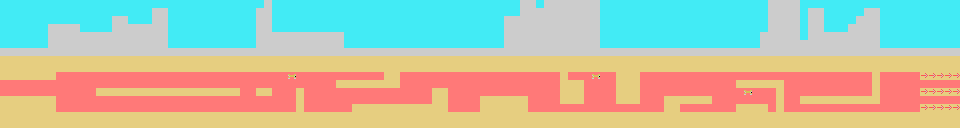

Below is a game level as drawn by its tile map, then a one-line description and the .tmx file that defines it, in full:
An orthogonal 120x16 tile map with 8x8 px tiles, 1 tile layer (Capa de patrones 1), 2 tilesets.

<map version="1.10" tiledversion="1.10.2" orientation="orthogonal" renderorder="right-down" compressionlevel="0" width="120" height="16" tilewidth="8" tileheight="8" infinite="0" nextlayerid="2" nextobjectid="1">
 <editorsettings>
  <export target="level1.csv" format="csv" />
 </editorsettings>
 <tileset firstgid="1" source="../scroll960c128/tileset.tsx" />
 <tileset firstgid="769" source="../../tileset.tsx" />
 <layer id="1" name="Capa de patrones 1" width="120" height="16">
  <data encoding="csv">
35,35,35,35,35,35,35,35,35,35,35,35,35,35,35,35,35,35,35,35,35,35,35,35,35,35,35,35,35,35,35,35,35,37,35,35,35,35,35,35,35,35,35,35,35,35,35,35,35,35,35,35,35,35,35,35,35,35,35,35,35,35,35,35,35,37,37,35,37,37,37,37,37,37,37,35,35,35,35,35,35,35,35,35,35,35,35,35,35,35,35,35,35,35,35,35,37,37,37,37,35,35,35,35,35,35,35,35,35,35,35,35,35,35,35,35,35,35,35,35,
35,35,35,35,35,35,35,35,35,35,35,35,35,35,35,35,35,35,35,37,37,35,35,35,35,35,35,35,35,35,35,35,37,37,35,35,35,35,35,35,35,35,35,35,35,35,35,35,35,35,35,35,35,35,35,35,35,35,35,35,35,35,35,35,35,37,37,37,37,37,37,37,37,37,37,35,35,35,35,35,35,35,35,35,35,35,35,35,35,35,35,35,35,35,35,35,37,37,37,37,35,37,37,35,35,35,35,35,37,37,35,35,35,35,35,35,35,35,35,35,
35,35,35,35,35,35,35,35,35,35,35,35,35,35,37,37,35,35,35,37,37,35,35,35,35,35,35,35,35,35,35,35,37,37,35,35,35,35,35,35,35,35,35,35,35,35,35,35,35,35,35,35,35,35,35,35,35,35,35,35,35,35,35,37,37,37,37,37,37,37,37,37,37,37,37,35,35,35,35,35,35,35,35,35,35,35,35,35,35,35,35,35,35,35,35,35,37,37,37,37,35,37,37,35,35,35,35,37,37,37,35,35,35,35,35,35,35,35,35,35,
35,35,35,35,35,35,37,37,37,37,35,35,35,35,37,37,37,37,37,37,37,35,35,35,35,35,35,35,35,35,35,35,37,37,35,35,35,35,35,35,35,35,35,35,35,35,35,35,35,35,35,35,35,35,35,35,35,35,35,35,35,35,35,37,37,37,37,37,37,37,37,37,37,37,37,35,35,35,35,35,35,35,35,35,35,35,35,35,35,35,35,35,35,35,35,35,37,37,37,37,35,37,37,35,35,35,37,37,37,37,35,35,35,35,35,35,35,35,35,35,
35,35,35,35,35,35,37,37,37,37,37,37,37,37,37,37,37,37,37,37,37,35,35,35,35,35,35,35,35,35,35,35,37,37,37,37,37,37,37,37,37,37,37,35,35,35,35,35,35,35,35,35,35,35,35,35,35,35,35,35,35,35,35,37,37,37,37,37,37,37,37,37,37,37,37,35,35,35,35,35,35,35,35,35,35,35,35,35,35,35,35,35,35,35,35,37,37,37,37,37,35,37,37,37,37,37,37,37,37,37,35,35,35,35,35,35,35,35,35,35,
35,35,35,35,35,35,37,37,37,37,37,37,37,37,37,37,37,37,37,37,37,35,35,35,35,35,35,35,35,35,35,35,37,37,37,37,37,37,37,37,37,37,37,35,35,35,35,35,35,35,35,35,35,35,35,35,35,35,35,35,35,35,35,37,37,37,37,37,37,37,37,37,37,37,37,35,35,35,35,35,35,35,35,35,35,35,35,35,35,35,35,35,35,35,35,37,37,37,37,37,37,37,37,37,37,37,37,37,37,37,35,35,35,35,35,35,35,35,35,35,
37,37,37,37,37,37,37,37,37,37,37,37,37,37,37,37,37,37,37,37,37,37,37,37,37,37,37,37,37,37,37,37,37,37,37,37,37,37,37,37,37,37,37,37,37,37,37,37,37,37,37,37,37,37,37,37,37,37,37,37,37,37,37,37,37,37,37,37,37,37,37,37,37,37,37,37,37,37,37,37,37,37,37,37,37,37,37,37,37,37,37,37,37,37,37,37,37,37,37,37,37,37,37,37,37,37,37,37,37,37,37,37,37,37,37,37,37,37,37,37,
65,65,65,65,65,65,65,65,65,65,65,65,65,65,65,65,65,65,65,65,65,65,65,65,65,65,65,65,65,65,65,65,65,65,65,65,65,65,65,65,65,65,65,65,65,65,65,65,65,65,65,65,65,65,65,65,65,65,65,65,65,65,65,65,65,65,65,65,65,65,65,65,65,65,65,65,65,65,65,65,65,65,65,65,65,65,65,65,65,65,65,65,65,65,65,65,65,65,65,65,65,65,65,65,65,65,65,65,65,65,65,65,65,65,65,65,65,65,65,65,
65,65,65,65,65,65,65,65,65,65,65,65,65,65,65,65,65,65,65,65,65,65,65,65,65,65,65,65,65,65,65,65,65,65,65,65,65,65,65,65,65,65,65,65,65,65,65,65,65,65,65,65,65,65,65,65,65,65,65,65,65,65,65,65,65,65,65,65,65,65,65,65,65,65,65,65,65,65,65,65,65,65,65,65,65,65,65,65,65,65,65,65,65,65,65,65,65,65,65,65,65,65,65,65,65,65,65,65,65,65,65,65,65,65,65,65,65,65,65,65,
65,65,65,65,65,65,65,33,33,33,33,33,33,33,33,33,33,33,33,33,33,33,33,33,33,33,33,33,33,33,33,33,33,33,33,33,7,33,33,33,33,33,33,33,33,33,33,33,65,65,33,33,33,33,33,33,33,33,33,33,33,33,33,33,33,33,33,33,33,33,65,33,33,33,7,33,33,65,65,65,33,33,33,33,33,33,33,33,33,33,33,33,33,33,33,33,33,33,33,33,33,33,33,33,33,33,33,33,33,65,33,33,33,33,33,42,42,42,42,42,
33,33,33,33,33,33,33,33,33,33,33,33,33,33,33,33,33,33,33,33,33,33,33,33,33,33,33,33,33,33,33,33,33,33,33,33,33,33,33,33,33,33,65,65,65,65,65,65,65,65,33,33,33,33,33,33,33,33,33,33,33,33,33,33,33,33,33,33,33,33,65,65,65,33,33,33,33,65,65,65,33,33,33,33,33,33,33,33,33,33,33,33,65,65,65,65,65,65,33,33,33,33,33,33,33,33,33,33,33,65,33,33,33,33,33,33,33,33,33,33,
33,33,33,33,33,33,33,33,33,33,33,33,65,65,65,65,65,65,65,65,65,65,65,65,65,65,65,65,65,65,33,33,65,65,33,33,33,65,33,33,33,33,33,33,33,33,33,33,33,33,33,33,33,33,65,65,33,33,33,33,33,33,33,33,33,33,33,33,33,33,65,65,65,33,33,33,33,65,65,65,33,33,33,33,33,33,33,33,33,33,33,33,33,7,33,33,33,65,33,33,33,33,33,33,33,33,33,33,33,65,33,33,33,33,33,42,42,42,42,42,
65,65,65,65,65,65,65,33,33,33,33,33,33,33,33,33,33,33,33,33,33,33,33,33,33,33,33,33,33,33,33,33,33,33,33,33,33,65,33,33,33,33,33,33,33,33,33,33,33,33,33,33,33,33,65,65,33,33,33,33,65,65,65,65,65,65,33,33,33,33,65,65,65,33,33,33,33,65,65,65,33,33,33,65,65,65,65,65,65,33,33,33,33,33,33,33,33,65,33,33,65,65,65,65,65,65,65,65,65,65,33,33,33,33,33,33,33,33,33,33,
65,65,65,65,65,65,65,33,33,33,33,33,33,33,33,33,33,33,33,33,33,33,33,33,33,33,33,33,33,33,33,33,33,33,33,33,33,65,33,33,33,33,33,33,65,65,65,65,65,65,65,65,65,65,65,65,33,33,33,33,65,65,65,65,65,65,33,33,33,33,33,33,33,33,33,33,33,33,33,33,33,33,33,65,65,33,33,33,33,33,33,33,65,65,65,65,33,65,33,33,33,33,33,33,33,33,33,33,33,33,33,33,33,33,33,42,42,42,42,42,
65,65,65,65,65,65,65,65,65,65,65,65,65,65,65,65,65,65,65,65,65,65,65,65,65,65,65,65,65,65,65,65,65,65,65,65,65,65,65,65,65,65,65,65,65,65,65,65,65,65,65,65,65,65,65,65,65,65,65,65,65,65,65,65,65,65,65,65,65,65,65,65,65,65,65,65,65,65,65,65,65,65,65,65,65,65,65,65,65,65,65,65,65,65,65,65,65,65,65,65,65,65,65,65,65,65,65,65,65,65,65,65,65,65,65,65,65,65,65,65,
65,65,65,65,65,65,65,65,65,65,65,65,65,65,65,65,65,65,65,65,65,65,65,65,65,65,65,65,65,65,65,65,65,65,65,65,65,65,65,65,65,65,65,65,65,65,65,65,65,65,65,65,65,65,65,65,65,65,65,65,65,65,65,65,65,65,65,65,65,65,65,65,65,65,65,65,65,65,65,65,65,65,65,65,65,65,65,65,65,65,65,65,65,65,65,65,65,65,65,65,65,65,65,65,65,65,65,65,65,65,65,65,65,65,65,65,65,65,65,65
</data>
 </layer>
</map>
